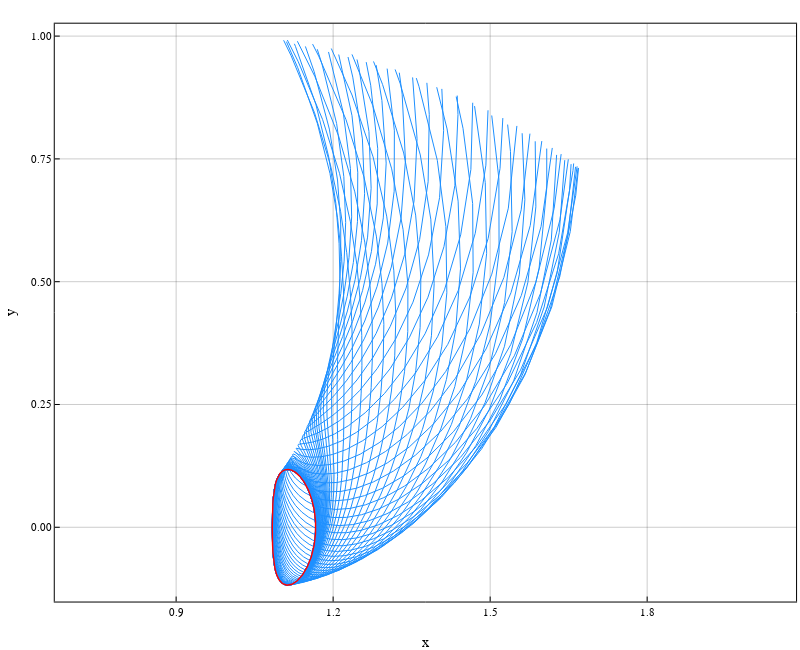

Notebook cell for this chart:
### Code cell
plot_manif = plot(;linealpha=0.4, vars=(1,2), flip=false, aspect_ratio=:equal, size=(800,650),
     frame_style=:box, gridalpha=0.4, xlabel="x", ylabel="y")

for sol in sim
    plot!(plot_manif, Array(sol)[1,:], Array(sol)[2,:], label=false,
      linealpha=1.0, vars=(1,2), flip=false, c=:dodgerblue)
end
plot!(plot_manif, solarr[1,:], solarr[2,:], xlabel="x", ylabel="y", label=false, linewidth=1.4, color=:red)

plot_manif
